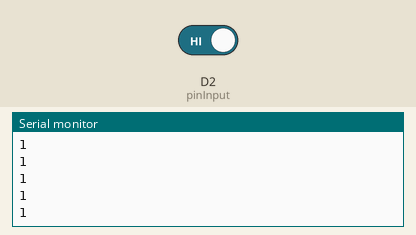
Recording of a sketch running on a simulated ESP8266 (NodeMCU). On the bench: the last lines printed to the serial monitor. The inputs (shaded band) are chosen by the test bench; at power-on: D2 (pinInput) HIGH.

Above: at 1.2 s.
1.3 s: D2 (pinInput) driven LOW
At 1.31 s:
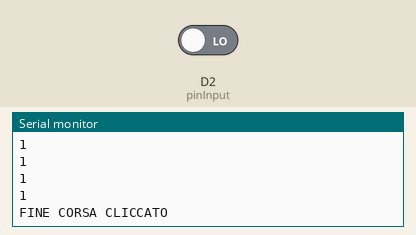
At 1.76 s:
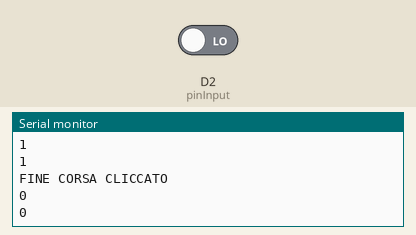

Measured:
- after the input at 1.3 s, the serial monitor: prints a new line at once (image 1)

The sketch:

9-finecorsa.ino
```cpp
int pinInput = D2;
int val = 0;
void setup() {
  Serial.begin(115200);
  pinMode(pinInput, INPUT);
  attachInterrupt(digitalPinToInterrupt(pinInput), limitSwitch, FALLING);
}

void loop() {

  val = digitalRead(pinInput);
  Serial.println(val);

  delay(200);

}

ICACHE_RAM_ATTR void limitSwitch(){
  Serial.println("FINE CORSA CLICCATO");
}
```
